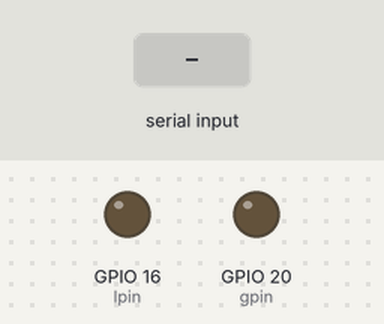
Recording of a program running on a simulated Raspberry Pi (BCM pin numbers). On the bench: output pins drawn as LEDs (lit = HIGH). Dashed ring = blinking. The inputs (shaded band) are chosen by the test bench. What the program prints to the terminal is not drawn. At 7.8 s the program stops and its outputs stay as they are.

Above: at 1.2 s.
1.3 s: "1" typed at the terminal, then Enter
2.8 s: "0" typed at the terminal, then Enter
At 3.2 s:
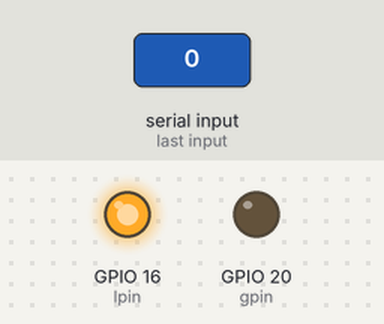
4.8 s: "2" typed at the terminal, then Enter
At 5.05 s:
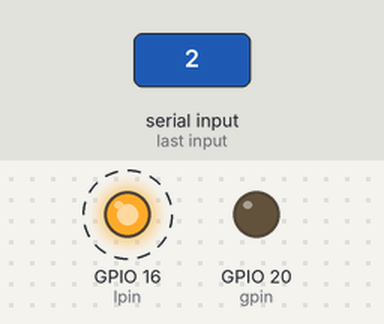
7.8 s: "1" typed at the terminal, then Enter
At 8.7 s:
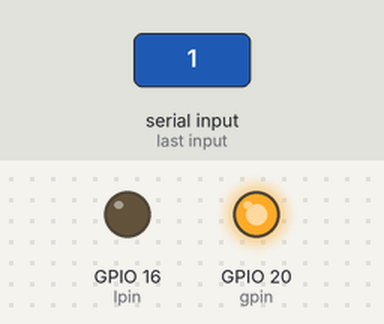
Timing chart, 0 to 9.3 s (numbered marks = the images above; inputs shaded):
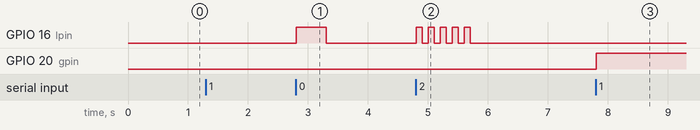

Measured:
- after the input at 1.3 s, every drawn part: stays the same
- after the input at 2.8 s, GPIO 16 (lpin): LOW → HIGH at once, → LOW 0.50 s later
- after the input at 4.8 s, GPIO 16 (lpin): alternates HIGH for 0.10 s and LOW for 0.10 s, 10 changes in all, then stays LOW, starting at once
- after the input at 7.8 s, GPIO 20 (gpin): LOW → HIGH at once

The program:

led3.py
```python
import RPi.GPIO as gpio
from time import sleep
import random
lpin = 16
gpin = 20

gpio.setmode(gpio.BCM)
gpio.setup(lpin, gpio.OUT)
gpio.setup(gpin, gpio.OUT)

gpio.output(lpin, gpio.LOW)
gpio.output(gpin, gpio.LOW)
newpass = input("새로운 비밀번호 : ")
password = input("비밀번호 입력 : ")
if password != newpass:
    print("일치하지않")
    for _ in range(5):
        gpio.output(lpin, gpio.HIGH)
        sleep(0.1)
        gpio.output(lpin, gpio.LOW)
    else:
        print("설정완료")
while True:
    login = input("로그인비밀번호: ")
    if login == newpass:
        print("일치")
        gpio.output(gpin, gpio.HIGH)
        break
    else:
        print("불일치")
        for _ in range(5):
            gpio.output(lpin, gpio.HIGH)
            sleep(0.1)
            gpio.output(lpin, gpio.LOW)
            sleep(0.1)
```
